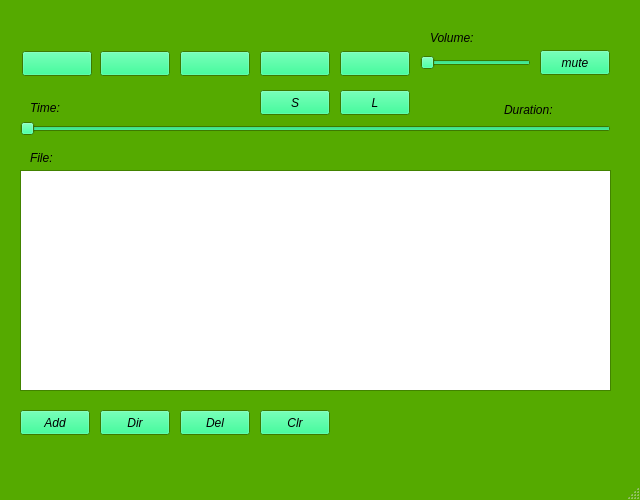
<?xml version="1.0" encoding="UTF-8"?>
<ui version="4.0">
 <class>MainWindow</class>
 <widget class="QMainWindow" name="MainWindow">
  <property name="geometry">
   <rect>
    <x>0</x>
    <y>0</y>
    <width>640</width>
    <height>500</height>
   </rect>
  </property>
  <property name="minimumSize">
   <size>
    <width>640</width>
    <height>500</height>
   </size>
  </property>
  <property name="maximumSize">
   <size>
    <width>640</width>
    <height>500</height>
   </size>
  </property>
  <property name="palette">
   <palette>
    <active>
     <colorrole role="Button">
      <brush brushstyle="SolidPattern">
       <color alpha="255">
        <red>0</red>
        <green>255</green>
        <blue>127</blue>
       </color>
      </brush>
     </colorrole>
     <colorrole role="Base">
      <brush brushstyle="SolidPattern">
       <color alpha="255">
        <red>255</red>
        <green>255</green>
        <blue>255</blue>
       </color>
      </brush>
     </colorrole>
     <colorrole role="Window">
      <brush brushstyle="SolidPattern">
       <color alpha="255">
        <red>85</red>
        <green>170</green>
        <blue>0</blue>
       </color>
      </brush>
     </colorrole>
    </active>
    <inactive>
     <colorrole role="Button">
      <brush brushstyle="SolidPattern">
       <color alpha="255">
        <red>0</red>
        <green>255</green>
        <blue>127</blue>
       </color>
      </brush>
     </colorrole>
     <colorrole role="Base">
      <brush brushstyle="SolidPattern">
       <color alpha="255">
        <red>255</red>
        <green>255</green>
        <blue>255</blue>
       </color>
      </brush>
     </colorrole>
     <colorrole role="Window">
      <brush brushstyle="SolidPattern">
       <color alpha="255">
        <red>85</red>
        <green>170</green>
        <blue>0</blue>
       </color>
      </brush>
     </colorrole>
    </inactive>
    <disabled>
     <colorrole role="Button">
      <brush brushstyle="SolidPattern">
       <color alpha="255">
        <red>0</red>
        <green>255</green>
        <blue>127</blue>
       </color>
      </brush>
     </colorrole>
     <colorrole role="Base">
      <brush brushstyle="SolidPattern">
       <color alpha="255">
        <red>85</red>
        <green>170</green>
        <blue>0</blue>
       </color>
      </brush>
     </colorrole>
     <colorrole role="Window">
      <brush brushstyle="SolidPattern">
       <color alpha="255">
        <red>85</red>
        <green>170</green>
        <blue>0</blue>
       </color>
      </brush>
     </colorrole>
    </disabled>
   </palette>
  </property>
  <property name="font">
   <font>
    <family>Arial</family>
    <italic>true</italic>
   </font>
  </property>
  <property name="cursor">
   <cursorShape>ArrowCursor</cursorShape>
  </property>
  <property name="windowTitle">
   <string>MediaPlayerPD_411</string>
  </property>
  <property name="windowIcon">
   <iconset resource="Icons.qrc">
    <normaloff>:/icons/Ico/headphone_icon_124385.ico</normaloff>:/icons/Ico/headphone_icon_124385.ico</iconset>
  </property>
  <widget class="QWidget" name="centralwidget">
   <widget class="QPushButton" name="pushButtonPlay">
    <property name="enabled">
     <bool>true</bool>
    </property>
    <property name="geometry">
     <rect>
      <x>100</x>
      <y>51</y>
      <width>70</width>
      <height>25</height>
     </rect>
    </property>
    <property name="sizePolicy">
     <sizepolicy hsizetype="Fixed" vsizetype="Fixed">
      <horstretch>0</horstretch>
      <verstretch>0</verstretch>
     </sizepolicy>
    </property>
    <property name="text">
     <string/>
    </property>
   </widget>
   <widget class="QPushButton" name="pushButtonPause">
    <property name="enabled">
     <bool>true</bool>
    </property>
    <property name="geometry">
     <rect>
      <x>180</x>
      <y>51</y>
      <width>70</width>
      <height>25</height>
     </rect>
    </property>
    <property name="sizePolicy">
     <sizepolicy hsizetype="Fixed" vsizetype="Fixed">
      <horstretch>0</horstretch>
      <verstretch>0</verstretch>
     </sizepolicy>
    </property>
    <property name="text">
     <string/>
    </property>
   </widget>
   <widget class="QPushButton" name="pushButtonStop">
    <property name="enabled">
     <bool>true</bool>
    </property>
    <property name="geometry">
     <rect>
      <x>260</x>
      <y>51</y>
      <width>70</width>
      <height>25</height>
     </rect>
    </property>
    <property name="sizePolicy">
     <sizepolicy hsizetype="Fixed" vsizetype="Fixed">
      <horstretch>0</horstretch>
      <verstretch>0</verstretch>
     </sizepolicy>
    </property>
    <property name="text">
     <string/>
    </property>
   </widget>
   <widget class="QPushButton" name="pushButtonPrev">
    <property name="enabled">
     <bool>true</bool>
    </property>
    <property name="geometry">
     <rect>
      <x>22</x>
      <y>51</y>
      <width>70</width>
      <height>25</height>
     </rect>
    </property>
    <property name="sizePolicy">
     <sizepolicy hsizetype="Fixed" vsizetype="Fixed">
      <horstretch>0</horstretch>
      <verstretch>0</verstretch>
     </sizepolicy>
    </property>
    <property name="text">
     <string/>
    </property>
   </widget>
   <widget class="QPushButton" name="pushButtonNext">
    <property name="enabled">
     <bool>true</bool>
    </property>
    <property name="geometry">
     <rect>
      <x>340</x>
      <y>51</y>
      <width>70</width>
      <height>25</height>
     </rect>
    </property>
    <property name="sizePolicy">
     <sizepolicy hsizetype="Fixed" vsizetype="Fixed">
      <horstretch>0</horstretch>
      <verstretch>0</verstretch>
     </sizepolicy>
    </property>
    <property name="text">
     <string/>
    </property>
   </widget>
   <widget class="QPushButton" name="pushButtonAdd">
    <property name="enabled">
     <bool>true</bool>
    </property>
    <property name="geometry">
     <rect>
      <x>20</x>
      <y>410</y>
      <width>70</width>
      <height>25</height>
     </rect>
    </property>
    <property name="sizePolicy">
     <sizepolicy hsizetype="Fixed" vsizetype="Fixed">
      <horstretch>0</horstretch>
      <verstretch>0</verstretch>
     </sizepolicy>
    </property>
    <property name="text">
     <string>Add</string>
    </property>
   </widget>
   <widget class="QSlider" name="horizontalSliderVolume">
    <property name="geometry">
     <rect>
      <x>420</x>
      <y>54</y>
      <width>111</width>
      <height>18</height>
     </rect>
    </property>
    <property name="orientation">
     <enum>Qt::Horizontal</enum>
    </property>
   </widget>
   <widget class="QSlider" name="horizontalSliderTime">
    <property name="geometry">
     <rect>
      <x>20</x>
      <y>120</y>
      <width>591</width>
      <height>18</height>
     </rect>
    </property>
    <property name="orientation">
     <enum>Qt::Horizontal</enum>
    </property>
   </widget>
   <widget class="QLabel" name="labelVolume">
    <property name="geometry">
     <rect>
      <x>430</x>
      <y>30</y>
      <width>121</width>
      <height>16</height>
     </rect>
    </property>
    <property name="text">
     <string>Volume:</string>
    </property>
   </widget>
   <widget class="QLabel" name="labelposition">
    <property name="geometry">
     <rect>
      <x>30</x>
      <y>100</y>
      <width>81</width>
      <height>16</height>
     </rect>
    </property>
    <property name="text">
     <string>Time:</string>
    </property>
   </widget>
   <widget class="QLabel" name="labelDuration">
    <property name="geometry">
     <rect>
      <x>504</x>
      <y>100</y>
      <width>91</width>
      <height>20</height>
     </rect>
    </property>
    <property name="text">
     <string>Duration:</string>
    </property>
   </widget>
   <widget class="QLabel" name="labelFilename">
    <property name="geometry">
     <rect>
      <x>30</x>
      <y>150</y>
      <width>571</width>
      <height>16</height>
     </rect>
    </property>
    <property name="text">
     <string>File:</string>
    </property>
   </widget>
   <widget class="QPushButton" name="pushButtonMute">
    <property name="enabled">
     <bool>true</bool>
    </property>
    <property name="geometry">
     <rect>
      <x>540</x>
      <y>50</y>
      <width>70</width>
      <height>25</height>
     </rect>
    </property>
    <property name="sizePolicy">
     <sizepolicy hsizetype="Fixed" vsizetype="Fixed">
      <horstretch>0</horstretch>
      <verstretch>0</verstretch>
     </sizepolicy>
    </property>
    <property name="text">
     <string>mute</string>
    </property>
   </widget>
   <widget class="QTableView" name="tableViewPlaylist">
    <property name="geometry">
     <rect>
      <x>20</x>
      <y>170</y>
      <width>591</width>
      <height>221</height>
     </rect>
    </property>
    <property name="font">
     <font>
      <family>Arial</family>
      <pointsize>8</pointsize>
      <weight>50</weight>
      <italic>true</italic>
      <bold>false</bold>
     </font>
    </property>
   </widget>
   <widget class="QPushButton" name="pushButtonDir">
    <property name="geometry">
     <rect>
      <x>100</x>
      <y>410</y>
      <width>70</width>
      <height>25</height>
     </rect>
    </property>
    <property name="text">
     <string>Dir</string>
    </property>
   </widget>
   <widget class="QPushButton" name="pushButtonDel">
    <property name="geometry">
     <rect>
      <x>180</x>
      <y>410</y>
      <width>70</width>
      <height>25</height>
     </rect>
    </property>
    <property name="text">
     <string>Del</string>
    </property>
   </widget>
   <widget class="QPushButton" name="pushButtonClr">
    <property name="geometry">
     <rect>
      <x>260</x>
      <y>410</y>
      <width>70</width>
      <height>25</height>
     </rect>
    </property>
    <property name="text">
     <string>Clr</string>
    </property>
   </widget>
   <widget class="QPushButton" name="pushButtonShuffle">
    <property name="geometry">
     <rect>
      <x>260</x>
      <y>90</y>
      <width>70</width>
      <height>25</height>
     </rect>
    </property>
    <property name="text">
     <string>S</string>
    </property>
   </widget>
   <widget class="QPushButton" name="pushButtonLoop">
    <property name="geometry">
     <rect>
      <x>340</x>
      <y>90</y>
      <width>70</width>
      <height>25</height>
     </rect>
    </property>
    <property name="text">
     <string>L</string>
    </property>
   </widget>
  </widget>
  <widget class="QMenuBar" name="menubar">
   <property name="geometry">
    <rect>
     <x>0</x>
     <y>0</y>
     <width>640</width>
     <height>25</height>
    </rect>
   </property>
  </widget>
  <widget class="QStatusBar" name="statusbar"/>
 </widget>
 <resources>
  <include location="Icons.qrc"/>
 </resources>
 <connections/>
</ui>
